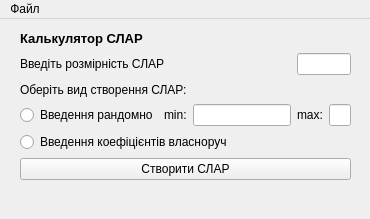
<?xml version="1.0" encoding="UTF-8"?>
<ui version="4.0">
 <class>MainWindow</class>
 <widget class="QMainWindow" name="MainWindow">
  <property name="geometry">
   <rect>
    <x>0</x>
    <y>0</y>
    <width>370</width>
    <height>219</height>
   </rect>
  </property>
  <property name="windowTitle">
   <string>Калькулятор СЛАР</string>
  </property>
  <widget class="QWidget" name="centralwidget">
   <widget class="QWidget" name="layoutWidget">
    <property name="geometry">
     <rect>
      <x>20</x>
      <y>10</y>
      <width>331</width>
      <height>151</height>
     </rect>
    </property>
    <layout class="QGridLayout" name="gridLayout">
     <item row="4" column="0" colspan="6">
      <widget class="QRadioButton" name="HandButton">
       <property name="text">
        <string>Введення коефіцієнтів власноруч</string>
       </property>
       <property name="checkable">
        <bool>true</bool>
       </property>
       <property name="autoExclusive">
        <bool>true</bool>
       </property>
      </widget>
     </item>
     <item row="3" column="5">
      <widget class="QLabel" name="label_max">
       <property name="text">
        <string>max:</string>
       </property>
      </widget>
     </item>
     <item row="3" column="4">
      <widget class="QLineEdit" name="min"/>
     </item>
     <item row="3" column="3">
      <widget class="QLabel" name="label_min">
       <property name="text">
        <string>min:</string>
       </property>
      </widget>
     </item>
     <item row="3" column="6">
      <widget class="QLineEdit" name="max"/>
     </item>
     <item row="3" column="0" colspan="3">
      <widget class="QRadioButton" name="RandButton">
       <property name="enabled">
        <bool>true</bool>
       </property>
       <property name="text">
        <string>Введення рандомно</string>
       </property>
       <property name="checkable">
        <bool>true</bool>
       </property>
       <property name="checked">
        <bool>false</bool>
       </property>
       <property name="autoExclusive">
        <bool>true</bool>
       </property>
      </widget>
     </item>
     <item row="2" column="0" colspan="5">
      <widget class="QLabel" name="label_2">
       <property name="text">
        <string>Оберіть вид створення СЛАР:</string>
       </property>
      </widget>
     </item>
     <item row="5" column="0" colspan="7">
      <widget class="QPushButton" name="CreateButton">
       <property name="text">
        <string>Створити СЛАР</string>
       </property>
      </widget>
     </item>
     <item row="0" column="0" colspan="4">
      <widget class="QLabel" name="label_3">
       <property name="font">
        <font>
         <pointsize>10</pointsize>
         <bold>true</bold>
        </font>
       </property>
       <property name="text">
        <string>Калькулятор СЛАР</string>
       </property>
      </widget>
     </item>
     <item row="1" column="5" colspan="2">
      <widget class="QLineEdit" name="sizeint"/>
     </item>
     <item row="1" column="0" colspan="5">
      <widget class="QLabel" name="label">
       <property name="text">
        <string>Введіть розмірність СЛАР</string>
       </property>
      </widget>
     </item>
    </layout>
   </widget>
  </widget>
  <widget class="QMenuBar" name="menubar">
   <property name="geometry">
    <rect>
     <x>0</x>
     <y>0</y>
     <width>370</width>
     <height>17</height>
    </rect>
   </property>
   <widget class="QMenu" name="menu">
    <property name="title">
     <string>Файл</string>
    </property>
    <addaction name="dowload"/>
   </widget>
   <addaction name="menu"/>
  </widget>
  <action name="dowload">
   <property name="text">
    <string>Завантажити СЛАР</string>
   </property>
  </action>
 </widget>
 <resources/>
 <connections/>
</ui>
